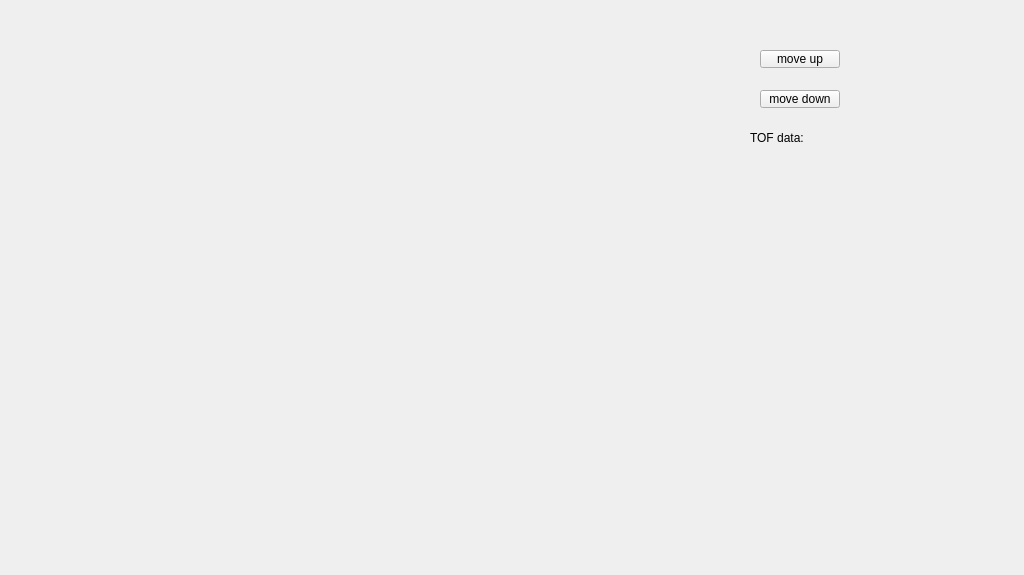
<?xml version="1.0" encoding="UTF-8"?>
<ui version="4.0">
 <class>MainWindow</class>
 <widget class="QMainWindow" name="MainWindow">
  <property name="enabled">
   <bool>true</bool>
  </property>
  <property name="geometry">
   <rect>
    <x>0</x>
    <y>0</y>
    <width>1024</width>
    <height>575</height>
   </rect>
  </property>
  <property name="windowTitle">
   <string>Clinostat Control Center</string>
  </property>
  <property name="windowIcon">
   <iconset>
    <normaloff>../_image/logo.ico</normaloff>../_image/logo.ico</iconset>
  </property>
  <property name="documentMode">
   <bool>false</bool>
  </property>
  <widget class="QWidget" name="centralwidget">
   <widget class="PlotWidget" name="Main_graphWidget" native="true">
    <property name="geometry">
     <rect>
      <x>10</x>
      <y>10</y>
      <width>731</width>
      <height>551</height>
     </rect>
    </property>
   </widget>
   <widget class="QPushButton" name="pushButton">
    <property name="geometry">
     <rect>
      <x>760</x>
      <y>50</y>
      <width>80</width>
      <height>18</height>
     </rect>
    </property>
    <property name="text">
     <string>move up</string>
    </property>
   </widget>
   <widget class="QPushButton" name="pushButton_2">
    <property name="geometry">
     <rect>
      <x>760</x>
      <y>90</y>
      <width>80</width>
      <height>18</height>
     </rect>
    </property>
    <property name="text">
     <string>move down</string>
    </property>
   </widget>
   <widget class="QLabel" name="label">
    <property name="geometry">
     <rect>
      <x>750</x>
      <y>130</y>
      <width>121</width>
      <height>16</height>
     </rect>
    </property>
    <property name="text">
     <string>TOF data:</string>
    </property>
   </widget>
  </widget>
  <action name="actionOpen_Directory">
   <property name="enabled">
    <bool>false</bool>
   </property>
   <property name="text">
    <string>Open Directory</string>
   </property>
  </action>
  <action name="actionExit">
   <property name="text">
    <string>Exit</string>
   </property>
  </action>
  <action name="actionCreate_Timelapse">
   <property name="text">
    <string>Create Timelapse</string>
   </property>
  </action>
 </widget>
 <customwidgets>
  <customwidget>
   <class>PlotWidget</class>
   <extends>QWidget</extends>
   <header>pyqtgraph</header>
   <container>1</container>
  </customwidget>
 </customwidgets>
 <resources/>
 <connections/>
</ui>
